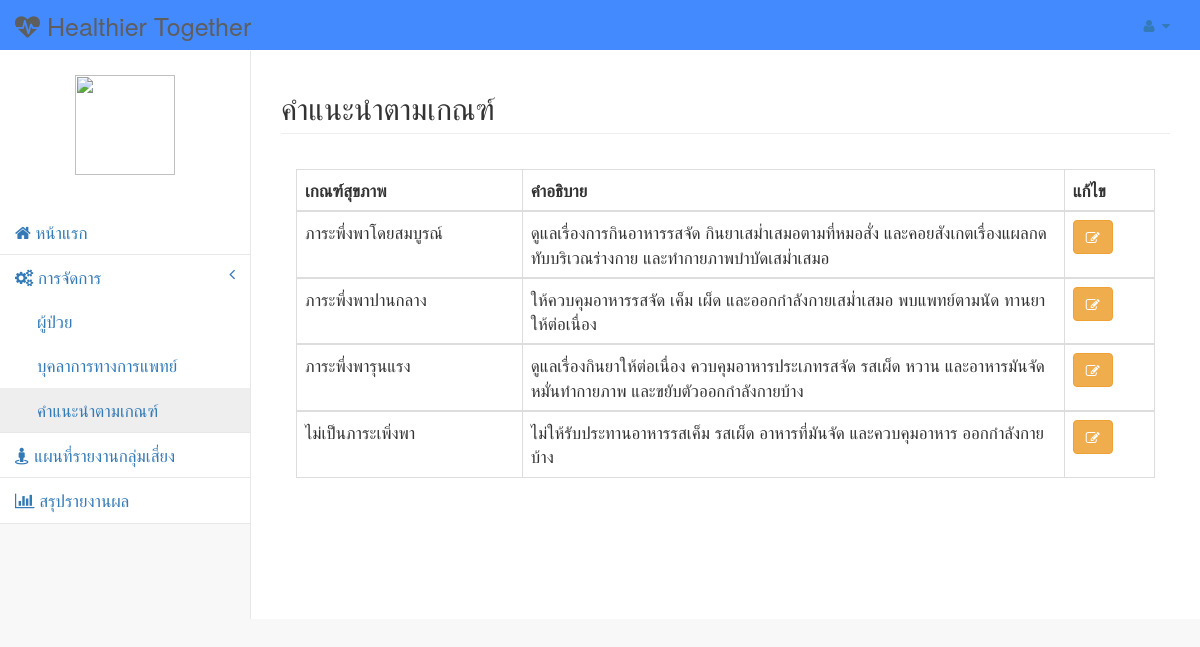
The app's page /u225314046.20180623135023/u225314046/public_html/Webservice_nn/Recommend.php with its own data.
### tables this page shows
CREATE TABLE `How_to` (
  `result` varchar(20) NOT NULL,
  `sequence` varchar(2) NOT NULL,
  `subject` text DEFAULT NULL
);

### u225314046.20180623135023/u225314046/public_html/Webservice_nn/Recommend.php (the view, shortened to what this page needs)
<!DOCTYPE html>
<html lang="en">
<head>
    <link href="vendor/bootstrap/css/bootstrap.css" rel="stylesheet">
    <link href="vendor/metisMenu/metisMenu.min.css" rel="stylesheet">
    <link href="dist/css/sb-admin-2.css" rel="stylesheet">
    <link href="vendor/morrisjs/morris.css" rel="stylesheet">
    <link href="vendor/font-awesome/css/font-awesome.min.css" rel="stylesheet" type="text/css">
</head>
<body>
    <div id="wrapper">
        <nav class="navbar navbar-default navbar-static-top" role="navigation" style="margin-bottom: 0">
            <div class="navbar-header">
                <a class="navbar-brand" href="index.html" style="font-size:25px">
                  <i class="fa fa-heartbeat" aria-hidden="true"></i> Healthier Together</a>
            </div>
            <ul class="nav navbar-top-links navbar-right">
                <li class="dropdown">
                    <a class="dropdown-toggle" data-toggle="dropdown" href="#">
                        <i class="fa fa-user fa-fw"></i> <i class="fa fa-caret-down"></i>
                    </a>
                </li>
            </ul>
              <?php
      include "config.php";
      $objConnect = mysqli_connect($servername, $username, $password, $database)or die("Error Connect to Database");
      $strSQL = "SELECT img ,userID,CONCAT(Name,' ',Last) AS name_p From authorities WHERE userName = '".$_SESSION["userName"]."' ";
      $objQuery = mysqli_query($objConnect,$strSQL) or die ("Error Query [".$strSQL."]");
      $result=mysqli_fetch_array($objQuery,MYSQLI_ASSOC);
                    ?>
            <div class="navbar-default_2 sidebar" role="navigation" style="font-size:17px">
                <div class="sidebar-nav navbar-collapse"><br>
                    <ul class="nav" id="side-menu">
                      <div class="testimonial-image">
                          <center><img src="<?php echo $result["img"];?>" width="100px" height="100px"></center>
                        </div>
                          </a><br>
                        <li>
                            <a href="home.php"><i class="fa fa-home" aria-hidden="true"></i> หน้าแรก</a>
                        </li>
                        <li>
                            <a href="#"><i class="fa fa-gears"></i> การจัดการ<span class="fa arrow"></span></a>
                            <ul class="nav nav-second-level">
                                <li>
                                    <a href="patient.php">ผู้ป่วย</a>
                                </li>
                                <li>
                                      <a href="authorities.php">บุคลาการทางการแพทย์</a>
                                </li>
                                <li>
                                      <a href="Recommend.php">คำแนะนำตามเกณฑ์</a>
                                </li>
                            </ul>
                        </li>
                        <li>
                            <a href="MapWeb.php"><i class="fa fa-street-view"></i> แผนที่รายงานกลุ่มเสี่ยง</a>
                        </li>
                        <li>
                            <a href="PieChart.php"><i class="fa fa-bar-chart" aria-hidden="true"></i> สรุปรายงานผล</a>
                        </li>
                    </ul>
                </div>
            </div>
        </nav>
     <?
      include "config.php";
      $objConnect = mysqli_connect($servername, $username, $password, $database)or die("Error Connect to Database");
      $strSQL = "SELECT * From How_to
                ";
      $objQuery = mysqli_query($objConnect,$strSQL) or die ("Error Query [".$strSQL."]")
      ?>
        <div id="page-wrapper">
            <div class="row">
                <div class="col-lg-12">
                    <h2 class="page-header">คำแนะนำตามเกณฑ์</h2>
                </div>
            </div>
            <div class="row">
                <div class="col-lg-12">
                        <div class="panel-body">
                          <form action="profile_p.php" method="post">
                            <table width="100%" class="table table-bordered table-hover" id="dataTables-example" style="font-size:17px">
                                <thead>
                                    <tr>
                                    <th width="25%">เกณฑ์สุขภาพ</th>
                                    <th width="60%">คำอธิบาย</th>
                                    <th width="10%">แก้ไข</th>
                                    </tr>
                                </thead>
                                <?php
                while($objResult = mysqli_fetch_array($objQuery)){
                ?>
                                <tbody >
                                    <tr class="odd gradeX">
                                      <td><?php echo $objResult["result"];?></td>
                                      <td><?php echo $objResult["subject"];?></td>
                                      <td><a type="button" class="btn btn-warning" id="up" href="Edit_recommend.php?name=<?php echo $objResult["sequence"];?>" >
                                             <i class="fa fa fa-edit">
                                            </a></td>
                                    </tr>
                                </tbody>
                                <?php
                }
                ?>
                            </table>
                          </form>
                        </div>
                </div>
            </div>
        </div>
    </div>
</body>
</html>

### records on screen
how_to: result "ภาระพึ่งพาโดยสมบูรณ์", subject "ดูแลเรื่องการกินอาหารรสจัด กินยาเสม่ำเสมอตามที่หมอสั่ง และคอยสังเกตเรื่องแผลกดทับบริเวณร่างกาย และทำกายภาพบำบัดเสม่ำเสมอ"
how_to: result "ภาระพึ่งพาปานกลาง", subject "ให้ควบคุมอาหารรสจัด เค็ม เผ็ด และออกกำลังกายเสม่ำเสมอ พบแพทย์ตามนัด ทานยาให้ต่อเนื่อง"
how_to: result "ภาระพึ่งพารุนแรง", subject "ดูแลเรื่องกินยาให้ต่อเนื่อง ควบคุมอาหารประเภทรสจัด รสเผ็ด หวาน และอาหารมันจัด หมั่นทำกายภาพ และขยับตัวออกกำลังกายบ้าง"
how_to: result "ไม่เป็นภาระเพิ่งพา", subject "ไม่ให้รับประทานอาหารรสเค็ม รสเผ็ด อาหารที่มันจัด และควบคุมอาหาร ออกกำลังกายบ้าง"
